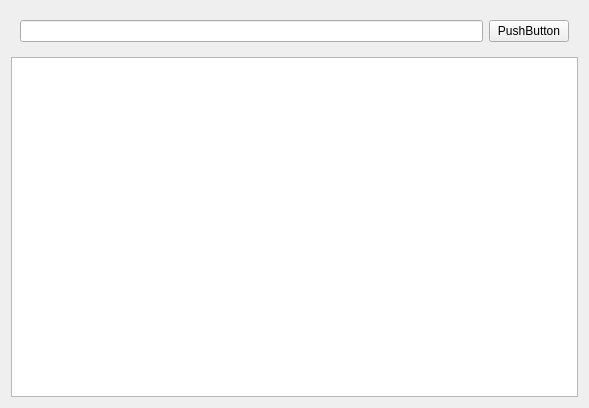
<?xml version="1.0" encoding="UTF-8"?>
<ui version="4.0">
 <class>Widget</class>
 <widget class="QWidget" name="Widget">
  <property name="geometry">
   <rect>
    <x>0</x>
    <y>0</y>
    <width>589</width>
    <height>408</height>
   </rect>
  </property>
  <property name="windowTitle">
   <string>Widget</string>
  </property>
  <layout class="QVBoxLayout" name="verticalLayout">
   <item>
    <widget class="QWidget" name="widget" native="true">
     <layout class="QHBoxLayout" name="horizontalLayout">
      <item>
       <widget class="QLineEdit" name="lineEdit"/>
      </item>
      <item>
       <widget class="QPushButton" name="pushButton">
        <property name="text">
         <string>PushButton</string>
        </property>
       </widget>
      </item>
     </layout>
    </widget>
   </item>
   <item>
    <widget class="QTextEdit" name="textEdit"/>
   </item>
  </layout>
 </widget>
 <resources/>
 <connections/>
</ui>
